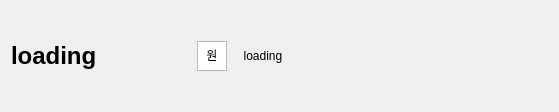
<?xml version="1.0" encoding="UTF-8"?>
<ui version="4.0">
 <class>Form</class>
 <widget class="QWidget" name="Form">
  <property name="geometry">
   <rect>
    <x>0</x>
    <y>0</y>
    <width>559</width>
    <height>112</height>
   </rect>
  </property>
  <property name="windowTitle">
   <string>Form</string>
  </property>
  <layout class="QVBoxLayout" name="verticalLayout">
   <item>
    <layout class="QHBoxLayout" name="horizontalLayout">
     <item>
      <widget class="QLabel" name="label_1">
       <property name="minimumSize">
        <size>
         <width>180</width>
         <height>0</height>
        </size>
       </property>
       <property name="font">
        <font>
         <pointsize>18</pointsize>
         <weight>75</weight>
         <bold>true</bold>
        </font>
       </property>
       <property name="text">
        <string>loading</string>
       </property>
      </widget>
     </item>
     <item>
      <widget class="QTextBrowser" name="textBrowser">
       <property name="sizePolicy">
        <sizepolicy hsizetype="Preferred" vsizetype="Preferred">
         <horstretch>0</horstretch>
         <verstretch>0</verstretch>
        </sizepolicy>
       </property>
       <property name="minimumSize">
        <size>
         <width>30</width>
         <height>30</height>
        </size>
       </property>
       <property name="maximumSize">
        <size>
         <width>30</width>
         <height>30</height>
        </size>
       </property>
       <property name="html">
        <string>&lt;!DOCTYPE HTML PUBLIC &quot;-//W3C//DTD HTML 4.0//EN&quot; &quot;http://www.w3.org/TR/REC-html40/strict.dtd&quot;&gt;
&lt;html&gt;&lt;head&gt;&lt;meta name=&quot;qrichtext&quot; content=&quot;1&quot; /&gt;&lt;style type=&quot;text/css&quot;&gt;
p, li { white-space: pre-wrap; }
&lt;/style&gt;&lt;/head&gt;&lt;body style=&quot; font-family:'Gulim'; font-size:9pt; font-weight:400; font-style:normal;&quot;&gt;
&lt;p align=&quot;center&quot; style=&quot; margin-top:0px; margin-bottom:0px; margin-left:0px; margin-right:0px; -qt-block-indent:0; text-indent:0px;&quot;&gt;원&lt;/p&gt;&lt;/body&gt;&lt;/html&gt;</string>
       </property>
      </widget>
     </item>
     <item>
      <widget class="QLabel" name="label_2">
       <property name="minimumSize">
        <size>
         <width>60</width>
         <height>30</height>
        </size>
       </property>
       <property name="maximumSize">
        <size>
         <width>60</width>
         <height>30</height>
        </size>
       </property>
       <property name="text">
        <string>loading</string>
       </property>
       <property name="alignment">
        <set>Qt::AlignCenter</set>
       </property>
      </widget>
     </item>
     <item>
      <spacer name="horizontalSpacer">
       <property name="orientation">
        <enum>Qt::Horizontal</enum>
       </property>
       <property name="sizeHint" stdset="0">
        <size>
         <width>40</width>
         <height>20</height>
        </size>
       </property>
      </spacer>
     </item>
    </layout>
   </item>
  </layout>
 </widget>
 <resources/>
 <connections/>
</ui>
